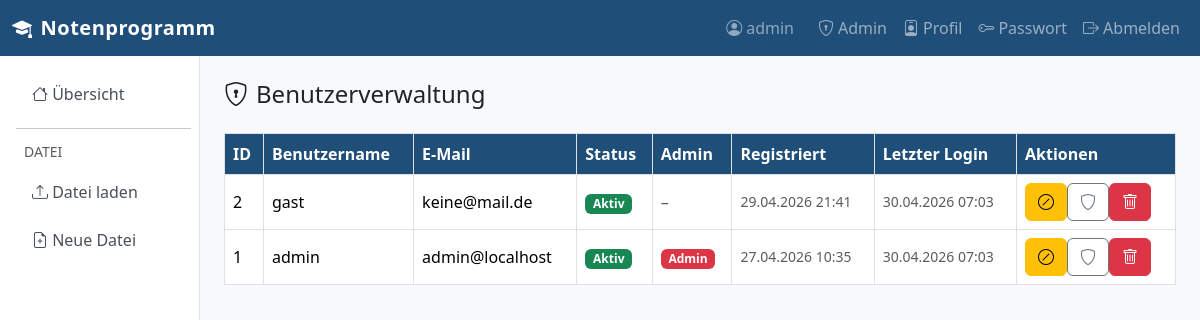
/auth/admin/users (signed in), run on an earlier commit of the app's database.
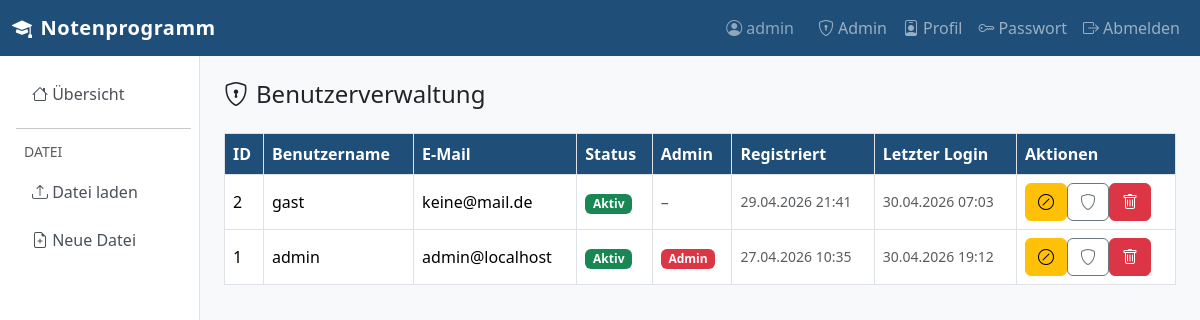
And on a later commit of the database.
### app/models.py (models this page shows, shortened)
class User(UserMixin, db.Model):
    __tablename__ = "users"
    id = db.Column(db.Integer, primary_key=True)
    username = db.Column(db.String(64), unique=True, nullable=False, index=True)
    email = db.Column(db.String(120), unique=True, nullable=False, index=True)
    password_hash = db.Column(db.String(256), nullable=False)
    is_approved = db.Column(db.Boolean, default=False, nullable=False)
    is_admin = db.Column(db.Boolean, default=False, nullable=False)
    created_at = db.Column(db.DateTime, default=lambda: datetime.now(timezone.utc))
    last_login = db.Column(db.DateTime, nullable=True)
    lehrer_vorname = db.Column(db.String(64), nullable=True)
    lehrer_nachname = db.Column(db.String(64), nullable=True)
    dienstbezeichnung = db.Column(db.String(64), nullable=True)
    anrede = db.Column(db.String(10), nullable=True)

### app/auth/routes.py (the view)
@auth_bp.route("/admin/users")
@login_required
@admin_required
def admin_users():
    users = User.query.order_by(User.created_at.desc()).all()
    return render_template("auth/admin_users.html", users=users)

### app/auth/routes.py (called while the page is built)
def admin_required(f):
    from functools import wraps
    @wraps(f)
    def decorated(*args, **kwargs):
        if not current_user.is_authenticated or not current_user.is_admin:
            flash("Dieser Bereich ist nur für Administratoren.", "danger")
            return redirect(url_for("grades.index"))
        return f(*args, **kwargs)
    return decorated

### app/models.py (called while the page is built)
@login_manager.user_loader
def load_user(user_id: str):
    return db.session.get(User, int(user_id))

### app/templates/auth/admin_users.html (shortened to what this page needs)
{% extends "base.html" %}
{% from "macros.html" import csrf_field %}
{% block content %}
<h4 class="mb-4"><i class="bi bi-shield-lock me-2"></i>Benutzerverwaltung</h4>
<div class="table-responsive">
<table class="table table-bordered table-hover align-middle">
  <thead>
    <tr>
      <th>ID</th><th>Benutzername</th><th>E-Mail</th>
      <th>Status</th><th>Admin</th><th>Registriert</th><th>Letzter Login</th><th>Aktionen</th>
    </tr>
  </thead>
  <tbody>
  {% for u in users %}
    <tr>
      <td>{{ u.id }}</td>
      <td>{{ u.username }}</td>
      <td>{{ u.email }}</td>
      <td>
        {% if u.is_approved %}
          <span class="badge bg-success">Aktiv</span>
        {% else %}
          <span class="badge bg-warning text-dark">Ausstehend</span>
        {% endif %}
      </td>
      <td>
        {% if u.is_admin %}
          <span class="badge bg-danger">Admin</span>
        {% else %}
          <span class="text-muted">–</span>
        {% endif %}
      </td>
      <td class="small text-muted">{{ u.created_at.strftime('%d.%m.%Y %H:%M') if u.created_at else '–' }}</td>
      <td class="small text-muted">{{ u.last_login.strftime('%d.%m.%Y %H:%M') if u.last_login else '–' }}</td>
      <td>
        <div class="btn-group btn-group-sm" role="group">
          {% if not u.is_approved %}
          <form method="post" action="{{ url_for('auth.approve_user', user_id=u.id) }}" class="d-inline">
            {{ csrf_field() }}
            <button class="btn btn-success" title="Freischalten">
              <i class="bi bi-check-lg"></i>
            </button>
          </form>
          {% else %}
          <form method="post" action="{{ url_for('auth.revoke_user', user_id=u.id) }}" class="d-inline">
            <button class="btn btn-warning" title="Sperren"><i class="bi bi-slash-circle"></i></button>
          </form>
          {% endif %}
          <form method="post" action="{{ url_for('auth.toggle_admin', user_id=u.id) }}" class="d-inline">
            <button class="btn btn-outline-secondary" title="Admin umschalten"><i class="bi bi-shield"></i></button>
          </form>
          <form method="post" action="{{ url_for('auth.delete_user', user_id=u.id) }}" class="d-inline"
                onsubmit="return confirm('Benutzer wirklich löschen?')">
            <button class="btn btn-danger" title="Löschen"><i class="bi bi-trash"></i></button>
          </form>
        </div>
      </td>
    </tr>
  {% else %}
    <tr><td colspan="8" class="text-center text-muted">Keine Benutzer vorhanden.</td></tr>
  {% endfor %}
  </tbody>
</table>
</div>
{% endblock %}

### app/templates/base.html (shortened to what this page needs)
<!doctype html>
<html lang="de">
<head>
  <link rel="stylesheet" href="https://cdn.jsdelivr.net/npm/bootstrap@5.3.3/dist/css/bootstrap.min.css">
  <link rel="stylesheet" href="https://cdn.jsdelivr.net/npm/bootstrap-icons@1.11.3/font/bootstrap-icons.min.css">
</head>
<body>
<nav class="navbar navbar-expand-lg navbar-dark" style="background-color:#1f4e79;">
  <div class="container-fluid">
    <a class="navbar-brand" href="{{ url_for('grades.index') }}">
      <i class="bi bi-mortarboard-fill me-2"></i>Notenprogramm
    </a>
    <div class="collapse navbar-collapse" id="navMain">
      <ul class="navbar-nav ms-auto align-items-lg-center">
        {% if current_user.is_authenticated %}
          <li class="nav-item">
            <span class="navbar-text me-3 text-white-50">
              <i class="bi bi-person-circle me-1"></i>{{ current_user.username }}
            </span>
          </li>
          {% if current_user.is_admin %}
          <li class="nav-item">
            <a class="nav-link" href="{{ url_for('auth.admin_users') }}">
              <i class="bi bi-shield-lock me-1"></i>Admin
            </a>
          </li>
          {% endif %}
          <li class="nav-item">
            <a class="nav-link" href="{{ url_for('auth.profil') }}">
              <i class="bi bi-person-badge me-1"></i>Profil
            </a>
          </li>
          <li class="nav-item">
            <a class="nav-link" href="{{ url_for('auth.change_password') }}">
              <i class="bi bi-key me-1"></i>Passwort
            </a>
          </li>
          <li class="nav-item">
            <a class="nav-link" href="{{ url_for('auth.logout') }}">
              <i class="bi bi-box-arrow-right me-1"></i>Abmelden
            </a>
          </li>
        {% else %}
          <li class="nav-item">
            <a class="nav-link" href="{{ url_for('auth.login') }}">Anmelden</a>
          </li>
        {% endif %}
      </ul>
    </div>
  </div>
</nav>
<div class="container-fluid">
  <div class="row">
    {% if current_user.is_authenticated %}
    <nav class="col-md-2 d-none d-md-block sidebar py-3 ps-3 pe-2">
      <ul class="nav flex-column gap-1">
        <li class="nav-item">
          <a class="nav-link {% if request.endpoint == 'grades.index' %}active{% endif %}"
             href="{{ url_for('grades.index') }}">
            <i class="bi bi-house"></i> Übersicht
          </a>
        </li>
        <hr class="my-2">
        <li class="nav-item text-muted small px-2 mb-1">DATEI</li>
        <li class="nav-item">
          <a class="nav-link {% if request.endpoint == 'grades.upload' %}active{% endif %}"
             href="{{ url_for('grades.upload') }}">
            <i class="bi bi-upload"></i> Datei laden
          </a>
        </li>
        <li class="nav-item">
          <a class="nav-link" href="{{ url_for('grades.new_file') }}"
             onclick="return confirm('Neue leere Datei erstellen? Ungespeicherte Daten gehen verloren.')">
            <i class="bi bi-file-earmark-plus"></i> Neue Datei
          </a>
        </li>
      </ul>
    </nav>
    <main class="col-md-10 content-area py-4 px-4">
    {% else %}
    <main class="col-12 content-area py-4 px-4">
    {% endif %}
      {% block content %}{% endblock %}
    </main>
  </div>
</div>
</body>
</html>

### app/templates/base.html (style rules this page uses)
body { background-color: #f8f9fa; }
.navbar-brand { font-weight: 700; letter-spacing: .5px; }
.sidebar { min-height: calc(100vh - 56px); border-right: 1px solid #dee2e6; background: #fff; }
.sidebar .nav-link { color: #495057; border-radius: .375rem; margin: 2px 0; }
.sidebar .nav-link i { width: 1.4em; }
.content-area { min-height: calc(100vh - 56px); }
.table th { background-color: #1f4e79; color: #fff; }

What changed in the data, as far as the page shows it:
changed User "admin": last_login "30.04.2026 07:03" → "30.04.2026 19:12"
